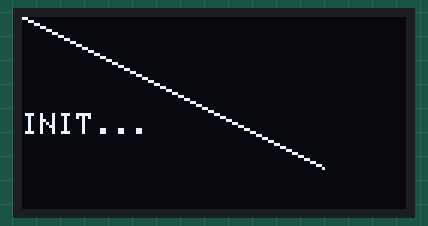
The sketch below on a simulated Arduino Uno, built with avr-gcc and run on an emulated ATmega328P. Shown: 128×64 one-colour display.

Above: at 1.1 s.
At 5.81 s:
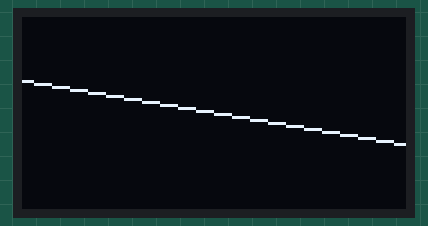
At 10.74 s:
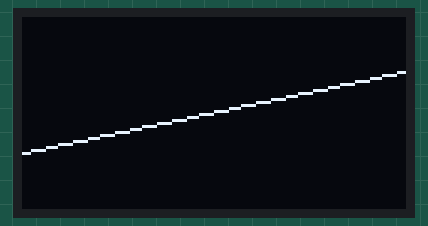
At 20.41 s:
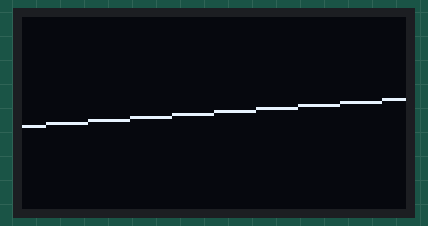
At 30.08 s:
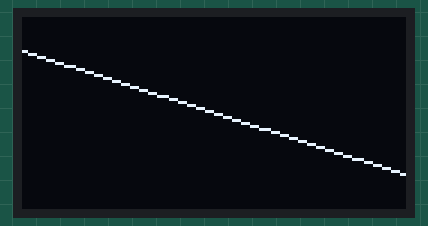
At 39.75 s:
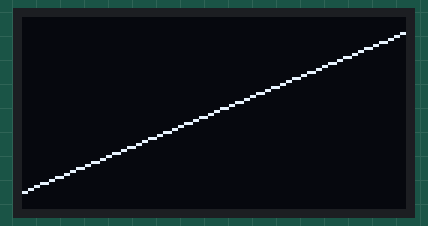

The sketch:

sketch_02_-_AdaFruit.ino
```cpp
#include <Adafruit_GFX.h>
#include <Adafruit_SSD1306.h>

#define SCREEN_WIDTH 128
#define SCREEN_HEIGHT 64

Adafruit_SSD1306 display(SCREEN_WIDTH, SCREEN_HEIGHT);
int cnt;
int yi, yf;
int dy;

void setup() {
  if(!display.begin(SSD1306_SWITCHCAPVCC, 0x3C)){
    while(true);
  }
  delay(1000);
  display.clearDisplay();
  display.display();

  //Setto il colore del testo a "bianco"
  display.setTextColor( WHITE);
  //Setto dimensione del testo
  display.setTextSize(1);
  //Sposto il cursore a metà altezza del display
  display.setCursor(0, SCREEN_HEIGHT / 2);
  //Stampo una scritta
  display.println("INIT... ");
  display.drawLine(0,0,100,50, WHITE);
  //La mando in stampa
  display.display();
  delay(250);
  yi=0;
  yf=63;
  dy = 1;
}

void loop() {
  display.clearDisplay();
  display.display();


  display.setCursor(0, 10);
  display.setTextSize(1);
  //display.println("Oggi il sole e sono felice...");
/*
  display.setCursor(0, 25);
  display.setTextSize(2);
  display.println("Marcheselli");
*/
  display.display();

  display.drawLine(0,yi,127,yf, WHITE);
  display.display();
  yi = yi+dy;
  yf = yf-dy;

  if(yi == 0)
    dy = -dy;
  if(yi == 64)
    dy = -dy;

  // put your main code here, to run repeatedly:
  /*display.clearDisplay();
  display.display();
  display.setTextSize(2);
  display.setCursor(3, 3);
  display.println(cnt);
  display.display();
  cnt++;*/
  delay(125);

}
```
